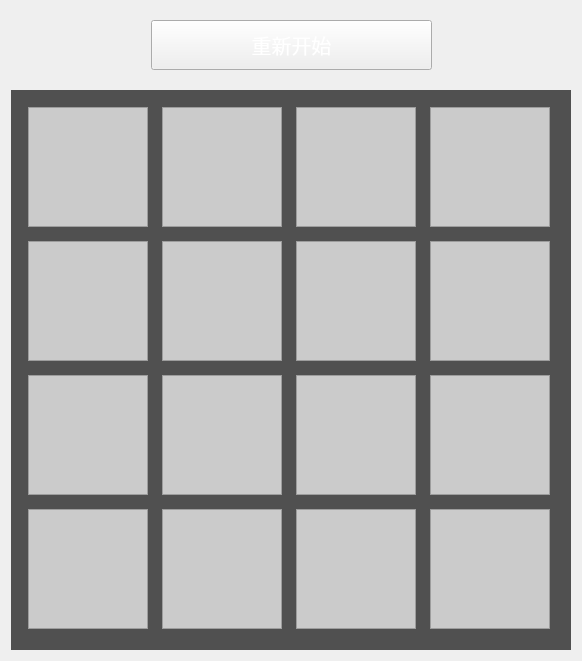
<?xml version="1.0" encoding="UTF-8"?>
<ui version="4.0">
 <class>Game_2048</class>
 <widget class="QMainWindow" name="Game_2048">
  <property name="geometry">
   <rect>
    <x>0</x>
    <y>0</y>
    <width>582</width>
    <height>661</height>
   </rect>
  </property>
  <property name="windowTitle">
   <string>Game_2048</string>
  </property>
  <widget class="QWidget" name="centralwidget">
   <layout class="QGridLayout" name="gridLayout_2">
    <property name="leftMargin">
     <number>0</number>
    </property>
    <property name="topMargin">
     <number>0</number>
    </property>
    <property name="rightMargin">
     <number>0</number>
    </property>
    <property name="bottomMargin">
     <number>0</number>
    </property>
    <property name="spacing">
     <number>0</number>
    </property>
    <item row="0" column="0">
     <widget class="QWidget" name="widget_2" native="true">
      <property name="minimumSize">
       <size>
        <width>560</width>
        <height>0</height>
       </size>
      </property>
      <property name="maximumSize">
       <size>
        <width>560</width>
        <height>72</height>
       </size>
      </property>
      <property name="styleSheet">
       <string notr="true"/>
      </property>
      <layout class="QGridLayout" name="gridLayout_3">
       <item row="0" column="0">
        <spacer name="horizontalSpacer">
         <property name="orientation">
          <enum>Qt::Horizontal</enum>
         </property>
         <property name="sizeHint" stdset="0">
          <size>
           <width>40</width>
           <height>20</height>
          </size>
         </property>
        </spacer>
       </item>
       <item row="0" column="2">
        <spacer name="horizontalSpacer_2">
         <property name="orientation">
          <enum>Qt::Horizontal</enum>
         </property>
         <property name="sizeHint" stdset="0">
          <size>
           <width>40</width>
           <height>20</height>
          </size>
         </property>
        </spacer>
       </item>
       <item row="0" column="1">
        <widget class="QPushButton" name="reStartButton">
         <property name="minimumSize">
          <size>
           <width>281</width>
           <height>50</height>
          </size>
         </property>
         <property name="maximumSize">
          <size>
           <width>281</width>
           <height>50</height>
          </size>
         </property>
         <property name="font">
          <font>
           <pointsize>15</pointsize>
          </font>
         </property>
         <property name="cursor">
          <cursorShape>PointingHandCursor</cursorShape>
         </property>
         <property name="styleSheet">
          <string notr="true">color:white;</string>
         </property>
         <property name="text">
          <string>重新开始</string>
         </property>
        </widget>
       </item>
      </layout>
     </widget>
    </item>
    <item row="1" column="0">
     <widget class="QWidget" name="widget" native="true">
      <property name="minimumSize">
       <size>
        <width>560</width>
        <height>560</height>
       </size>
      </property>
      <property name="maximumSize">
       <size>
        <width>560</width>
        <height>560</height>
       </size>
      </property>
      <property name="styleSheet">
       <string notr="true">background-color: rgb(80, 80, 80);
</string>
      </property>
      <layout class="QGridLayout" name="gridLayout">
       <item row="0" column="0">
        <widget class="QFrame" name="frame_1">
         <property name="minimumSize">
          <size>
           <width>120</width>
           <height>120</height>
          </size>
         </property>
         <property name="maximumSize">
          <size>
           <width>120</width>
           <height>120</height>
          </size>
         </property>
         <property name="styleSheet">
          <string notr="true">background-color: rgb(203, 203, 203);
</string>
         </property>
         <property name="frameShape">
          <enum>QFrame::StyledPanel</enum>
         </property>
         <property name="frameShadow">
          <enum>QFrame::Raised</enum>
         </property>
        </widget>
       </item>
       <item row="0" column="1">
        <widget class="QFrame" name="frame_2">
         <property name="minimumSize">
          <size>
           <width>120</width>
           <height>120</height>
          </size>
         </property>
         <property name="maximumSize">
          <size>
           <width>120</width>
           <height>120</height>
          </size>
         </property>
         <property name="styleSheet">
          <string notr="true">background-color: rgb(203, 203, 203);</string>
         </property>
         <property name="frameShape">
          <enum>QFrame::StyledPanel</enum>
         </property>
         <property name="frameShadow">
          <enum>QFrame::Raised</enum>
         </property>
        </widget>
       </item>
       <item row="0" column="2">
        <widget class="QFrame" name="frame_3">
         <property name="minimumSize">
          <size>
           <width>120</width>
           <height>120</height>
          </size>
         </property>
         <property name="maximumSize">
          <size>
           <width>120</width>
           <height>120</height>
          </size>
         </property>
         <property name="styleSheet">
          <string notr="true">background-color: rgb(203, 203, 203);</string>
         </property>
         <property name="frameShape">
          <enum>QFrame::StyledPanel</enum>
         </property>
         <property name="frameShadow">
          <enum>QFrame::Raised</enum>
         </property>
        </widget>
       </item>
       <item row="0" column="3">
        <widget class="QFrame" name="frame_4">
         <property name="minimumSize">
          <size>
           <width>120</width>
           <height>120</height>
          </size>
         </property>
         <property name="maximumSize">
          <size>
           <width>120</width>
           <height>120</height>
          </size>
         </property>
         <property name="styleSheet">
          <string notr="true">background-color: rgb(203, 203, 203);</string>
         </property>
         <property name="frameShape">
          <enum>QFrame::StyledPanel</enum>
         </property>
         <property name="frameShadow">
          <enum>QFrame::Raised</enum>
         </property>
        </widget>
       </item>
       <item row="1" column="0">
        <widget class="QFrame" name="frame_5">
         <property name="minimumSize">
          <size>
           <width>120</width>
           <height>120</height>
          </size>
         </property>
         <property name="maximumSize">
          <size>
           <width>120</width>
           <height>120</height>
          </size>
         </property>
         <property name="styleSheet">
          <string notr="true">background-color: rgb(203, 203, 203);</string>
         </property>
         <property name="frameShape">
          <enum>QFrame::StyledPanel</enum>
         </property>
         <property name="frameShadow">
          <enum>QFrame::Raised</enum>
         </property>
        </widget>
       </item>
       <item row="1" column="1">
        <widget class="QFrame" name="frame_6">
         <property name="minimumSize">
          <size>
           <width>120</width>
           <height>120</height>
          </size>
         </property>
         <property name="maximumSize">
          <size>
           <width>120</width>
           <height>120</height>
          </size>
         </property>
         <property name="styleSheet">
          <string notr="true">background-color: rgb(203, 203, 203);</string>
         </property>
         <property name="frameShape">
          <enum>QFrame::StyledPanel</enum>
         </property>
         <property name="frameShadow">
          <enum>QFrame::Raised</enum>
         </property>
        </widget>
       </item>
       <item row="1" column="2">
        <widget class="QFrame" name="frame_7">
         <property name="minimumSize">
          <size>
           <width>120</width>
           <height>120</height>
          </size>
         </property>
         <property name="maximumSize">
          <size>
           <width>120</width>
           <height>120</height>
          </size>
         </property>
         <property name="styleSheet">
          <string notr="true">background-color: rgb(203, 203, 203);</string>
         </property>
         <property name="frameShape">
          <enum>QFrame::StyledPanel</enum>
         </property>
         <property name="frameShadow">
          <enum>QFrame::Raised</enum>
         </property>
        </widget>
       </item>
       <item row="1" column="3">
        <widget class="QFrame" name="frame_8">
         <property name="minimumSize">
          <size>
           <width>120</width>
           <height>120</height>
          </size>
         </property>
         <property name="maximumSize">
          <size>
           <width>120</width>
           <height>120</height>
          </size>
         </property>
         <property name="styleSheet">
          <string notr="true">background-color: rgb(203, 203, 203);</string>
         </property>
         <property name="frameShape">
          <enum>QFrame::StyledPanel</enum>
         </property>
         <property name="frameShadow">
          <enum>QFrame::Raised</enum>
         </property>
        </widget>
       </item>
       <item row="2" column="0">
        <widget class="QFrame" name="frame_9">
         <property name="minimumSize">
          <size>
           <width>120</width>
           <height>120</height>
          </size>
         </property>
         <property name="maximumSize">
          <size>
           <width>120</width>
           <height>120</height>
          </size>
         </property>
         <property name="styleSheet">
          <string notr="true">background-color: rgb(203, 203, 203);</string>
         </property>
         <property name="frameShape">
          <enum>QFrame::StyledPanel</enum>
         </property>
         <property name="frameShadow">
          <enum>QFrame::Raised</enum>
         </property>
        </widget>
       </item>
       <item row="2" column="1">
        <widget class="QFrame" name="frame_10">
         <property name="minimumSize">
          <size>
           <width>120</width>
           <height>120</height>
          </size>
         </property>
         <property name="maximumSize">
          <size>
           <width>120</width>
           <height>120</height>
          </size>
         </property>
         <property name="styleSheet">
          <string notr="true">background-color: rgb(203, 203, 203);</string>
         </property>
         <property name="frameShape">
          <enum>QFrame::StyledPanel</enum>
         </property>
         <property name="frameShadow">
          <enum>QFrame::Raised</enum>
         </property>
        </widget>
       </item>
       <item row="2" column="2">
        <widget class="QFrame" name="frame_11">
         <property name="minimumSize">
          <size>
           <width>120</width>
           <height>120</height>
          </size>
         </property>
         <property name="maximumSize">
          <size>
           <width>120</width>
           <height>120</height>
          </size>
         </property>
         <property name="styleSheet">
          <string notr="true">background-color: rgb(203, 203, 203);</string>
         </property>
         <property name="frameShape">
          <enum>QFrame::StyledPanel</enum>
         </property>
         <property name="frameShadow">
          <enum>QFrame::Raised</enum>
         </property>
        </widget>
       </item>
       <item row="2" column="3">
        <widget class="QFrame" name="frame_12">
         <property name="minimumSize">
          <size>
           <width>120</width>
           <height>120</height>
          </size>
         </property>
         <property name="maximumSize">
          <size>
           <width>120</width>
           <height>120</height>
          </size>
         </property>
         <property name="styleSheet">
          <string notr="true">background-color: rgb(203, 203, 203);</string>
         </property>
         <property name="frameShape">
          <enum>QFrame::StyledPanel</enum>
         </property>
         <property name="frameShadow">
          <enum>QFrame::Raised</enum>
         </property>
        </widget>
       </item>
       <item row="3" column="0">
        <widget class="QFrame" name="frame_13">
         <property name="minimumSize">
          <size>
           <width>120</width>
           <height>120</height>
          </size>
         </property>
         <property name="maximumSize">
          <size>
           <width>120</width>
           <height>120</height>
          </size>
         </property>
         <property name="styleSheet">
          <string notr="true">background-color: rgb(203, 203, 203);</string>
         </property>
         <property name="frameShape">
          <enum>QFrame::StyledPanel</enum>
         </property>
         <property name="frameShadow">
          <enum>QFrame::Raised</enum>
         </property>
        </widget>
       </item>
       <item row="3" column="1">
        <widget class="QFrame" name="frame_14">
         <property name="minimumSize">
          <size>
           <width>120</width>
           <height>120</height>
          </size>
         </property>
         <property name="maximumSize">
          <size>
           <width>120</width>
           <height>120</height>
          </size>
         </property>
         <property name="styleSheet">
          <string notr="true">background-color: rgb(203, 203, 203);</string>
         </property>
         <property name="frameShape">
          <enum>QFrame::StyledPanel</enum>
         </property>
         <property name="frameShadow">
          <enum>QFrame::Raised</enum>
         </property>
        </widget>
       </item>
       <item row="3" column="2">
        <widget class="QFrame" name="frame_15">
         <property name="minimumSize">
          <size>
           <width>120</width>
           <height>120</height>
          </size>
         </property>
         <property name="maximumSize">
          <size>
           <width>120</width>
           <height>120</height>
          </size>
         </property>
         <property name="styleSheet">
          <string notr="true">background-color: rgb(203, 203, 203);</string>
         </property>
         <property name="frameShape">
          <enum>QFrame::StyledPanel</enum>
         </property>
         <property name="frameShadow">
          <enum>QFrame::Raised</enum>
         </property>
        </widget>
       </item>
       <item row="3" column="3">
        <widget class="QFrame" name="frame_16">
         <property name="minimumSize">
          <size>
           <width>120</width>
           <height>120</height>
          </size>
         </property>
         <property name="maximumSize">
          <size>
           <width>120</width>
           <height>120</height>
          </size>
         </property>
         <property name="styleSheet">
          <string notr="true">background-color: rgb(203, 203, 203);</string>
         </property>
         <property name="frameShape">
          <enum>QFrame::StyledPanel</enum>
         </property>
         <property name="frameShadow">
          <enum>QFrame::Raised</enum>
         </property>
        </widget>
       </item>
      </layout>
     </widget>
    </item>
   </layout>
  </widget>
 </widget>
 <resources/>
 <connections/>
</ui>
